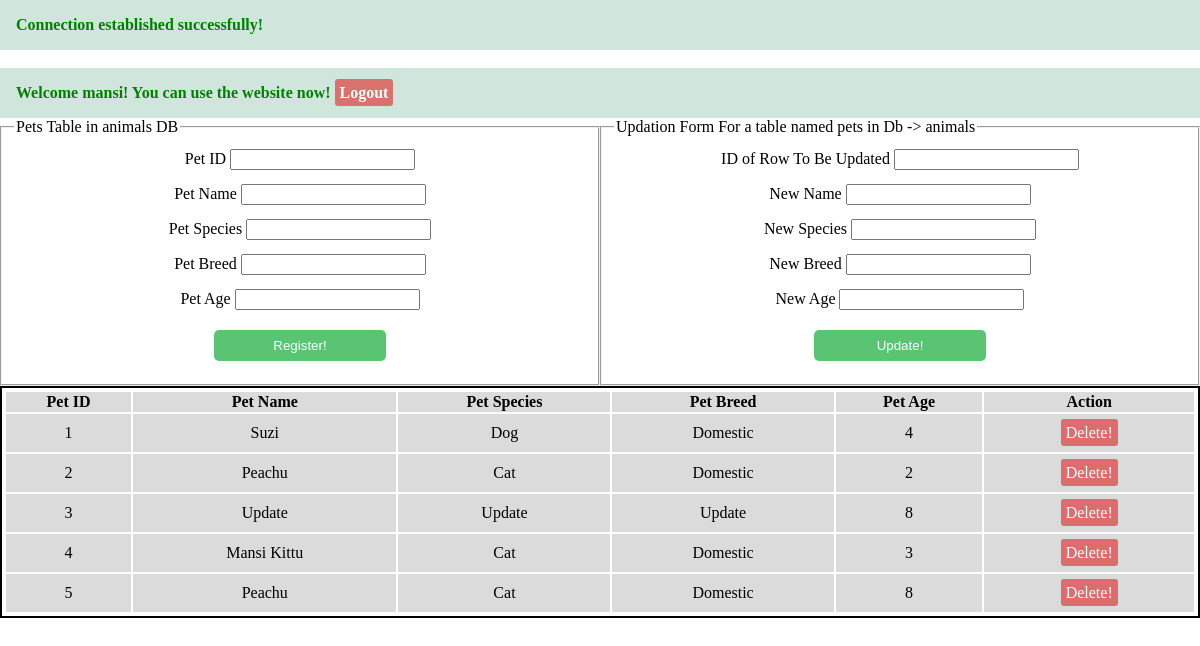
The app's page /admin.php (signed in) with its own data.
### tables this page shows
CREATE TABLE `pets` (
  `ID` int(11) NOT NULL,
  `Name` varchar(255) DEFAULT NULL,
  `Species` varchar(255) DEFAULT NULL,
  `Breed` varchar(255) DEFAULT NULL,
  `Age` int(11) DEFAULT NULL
);

### admin.php (the view, shortened to what this page needs)
<?php
  include_once 'database.php';
?>
<!DOCTYPE html>
<html lang="en">
<head>
    <link rel="stylesheet" href="./css/global.css">
</head>
<body>
  <h4 class="welcome"> <?php echo "Welcome ". $_SESSION['username'] ?>! You can use the website now!  <a class="logout-btn" href="logout.php">Logout</a> </h4>
   <section class="forms-container">
   <form action="register.php" method="POST" class="insertion-form">
      <fieldset class="insert-field">
        <legend>Pets Table in animals DB</legend>
        <div class="form-item">
         <label for="">Pet ID</label>
         <input type="text" name="pet_id">
        </div>
        <div  class="form-item">
          <label for="">Pet Name</label>
          <input type="text" name="pet_name">
        </div>
        <div  class="form-item">
          <label for="">Pet Species</label>
          <input type="text" name="pet_species">
        </div>
        <div  class="form-item">
          <label for="">Pet Breed</label>
          <input type="text" name="pet_breed">
        </div>
        <div  class="form-item">
          <label for="">Pet Age</label>
          <input type="text" name="pet_age">
        </div>
        <button class="button" type="submit" name="submit">Register!</button>
      </fieldset>
    </form>
    <form action="update.php" method="POST" class="updation-form">
    <fieldset class="update-field">
        <legend>Updation Form For a table named pets in Db -> animals</legend>
        <div class="form-item">
          <label for="">ID of Row To Be Updated </label>
          <input type="text" name="new_id">
        </div>
        <div class="form-item">
          <label for="">New Name</label>
          <input type="text" name="new_name">
        </div>
       <div class="form-item">
        <label for="">New Species</label>
          <input type="text" name="new_species">
       </div>
       <div class="form-item">
        <label for="">New Breed</label>
        <input type="text" name="new_breed">
       </div>
        <div class="form-item">
          <label for="">New Age</label>
          <input type="text" name="new_age">
        </div>
        <button class="button" type="submit" name="update">Update!</button>
      </fieldset>
    </form>
   </section>
    <table class="table_body">
      <tr class="table_row">
        <th> Pet ID </th>
        <th> Pet Name </th>
        <th> Pet Species </th>
        <th> Pet Breed </th>
        <th> Pet Age </th>
        <th> Action</th>
      </tr>
      <?php
         $sql = "SELECT ID, Name, Species, Breed, Age FROM pets";
         $result = mysqli_query($connection, $sql);
         while($row = mysqli_fetch_assoc($result)){
            echo "
               <tr class=\"table_row\">
                  <td> {$row["ID"]} </td>
                  <td> {$row["Name"]} </td>
                  <td> {$row["Species"]} </td>
                  <td> {$row["Breed"]} </td>
                  <td> {$row["Age"]} </td>
                  <td> <a class=\"delete-btn\" href=\"delete.php?id=$row[ID]\" id=\"$row[ID]\" value=\"$row[ID]\"> Delete! </a></td>
               </tr>";
         }
      ?>
</body>
</html>

### database.php
<?php
 $server = "localhost";
 $username = "root";
 $password = "";
 $database = "animals";
 $connection = mysqli_connect($server, $username, $password, $database);
 if($connection){
    echo "<h4 class=\"db-heading\">Connection established successfully!</h4> <br>";
 } else {
    echo "Connection failed" . mysqli_connect_error( $connection);
 }
?>

### css/global.css (style rules this page uses)
* { margin: 0%; }
.forms-container { display: flex; flex-direction: row; }
.insertion-form, .updation-form { width: 100%; }
.insert-field, .update-field { display: flex; flex-direction: column; align-items: center; }
.db-heading { background-color: hsl(153, 31%, 86%); color: green; padding: 1em; }
.welcome { background-color: hsl(153, 31%, 86%); color: green; padding: 1em; }
.form-item { margin: 7px; }
.button { width: 30%; padding: 8px; margin: 1em; background-color: hsl(134, 48%, 56%); color: white; border: none; border-radius: 5px; }
.table_body { padding: 2px; border: 2px solid black; min-width: 100%; }
.table_body tr { border-bottom: 1px solid black; background-color: rgba(128, 128, 128, 0.281); text-align: center; margin: 1em; }
.table_body tr td { padding: 10px; }
.delete-btn { text-decoration: none; background-color: rgba(226, 12, 12, 0.534); color: white; padding: 5px; border-radius: 3px; }
.logout-btn { text-decoration: none; background-color: rgba(226, 12, 12, 0.534); color: white; padding: 5px; border-radius: 3px; }

### records on screen
pets: ID "1", Name "Suzi", Species "Dog", Breed "Domestic", Age "4"
pets: ID "2", Name "Peachu", Species "Cat", Breed "Domestic", Age "2"
pets: ID "3", Name "Update", Species "Update", Breed "Update", Age "8"
pets: ID "4", Name "Mansi Kittu", Species "Cat", Breed "Domestic", Age "3"
pets: ID "5", Name "Peachu", Species "Cat", Breed "Domestic", Age "8"

### other values on screen
$_SESSION['username'] "mansi"
